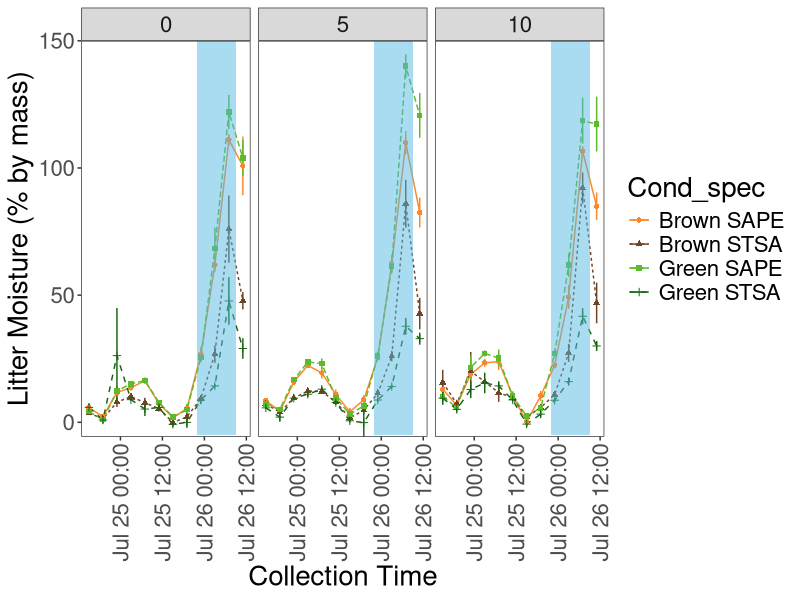

Generate this figure with R:
# Analysis of IRES Litter Microclimate Group data for microphase 1 experiment
# HThroop wrote script on August 2, 2022 
# HThroop made minor tweaks on Sept 20, 2022
# SSmamia rewrote script Sept 25, 2023

library(tidyverse)
library(scales)
library(here)

my_colors <- c("#fa882a","#6e4424","#5dba2b","#166610")

#import dataset
df_microphase1=read.csv(here("data", "microphase1.csv"),header=TRUE) #HT modified for "here"
df_microphase1$Rainfall <- factor(df_microphase1$Rainfall) 
# use 'as_datetime' from lubridate to change Datetime to POSIXct format
df_microphase1$Datetime <- as_datetime(df_microphase1$Datetime, format = "%m/%d/%y %H:%M", tz = "Africa/Johannesburg")

# calculate litter wet and dry masses
df_microphase1$LitterWetMass <- df_microphase1$Sample_mass - df_microphase1$SandMasswBag # sample wet mass at collection
df_microphase1$LitterDryMass <- df_microphase1$Drymasswbag - df_microphase1$D_bagMasswSand # sample dry mass at collection
# calculate sample dry mass (percent by mass) at collection
df_microphase1$LitterMoisture <- ((df_microphase1$LitterWetMass - df_microphase1$LitterDryMass) / df_microphase1$LitterDryMass) *100 
# divide into separate files for the two litter species
df_microphase1.SAPE <- filter(df_microphase1, Species == "SAPE")
df_microphase1.STSA <- filter(df_microphase1, Species == "STSA")

# calculate mean values for line graphs 
df_microphase1.means <- df_microphase1 |> 
  group_by(Cond_spec, Rainfall, Datetime) |> 
  summarise(LitterMoisture_mean=mean(LitterMoisture, na.rm=TRUE), n=n(), sd=sd(LitterMoisture, na.rm=TRUE), se=sd/sqrt(n))
df_microphase1.means$se<-as.numeric(df_microphase1.means$se)
df_microphase1.means$LitterMoisture_mean<-as.numeric(df_microphase1.means$LitterMoisture_mean)
df_microphase1.means


# Line graph of litter moisture by collection time, with blue rectangles for fog
# NOTE THAT FOG EVENTS NOT CURRENTLY SHOWING UP AT THE TIME SPECIFIED... hmmm...
p1 <- ggplot(df_microphase1.means, aes(x=Datetime, y=LitterMoisture_mean, color=Cond_spec)) + 
  aes(group=Cond_spec) +
  geom_errorbar(aes(ymin=LitterMoisture_mean-se, ymax=LitterMoisture_mean+se), width=0.1) +
  geom_line(aes(color=Cond_spec, linetype=Cond_spec)) +
  geom_point(aes(shape=Cond_spec)) +
 # annotate('rect', xmin=7, xmax=8.5, ymin=-5, ymax=150, alpha=.5, fill='#54b8e3') +
  annotate('rect', 
           xmin = as.POSIXct("2022-07-25 20:00:00"), 
           xmax = as.POSIXct("2022-07-26 07:00:00"),
           ymin = -5, ymax = 150, alpha = 0.5, fill = '#54b8e3') +
  xlab("Collection Time") + 
  ylab("Litter Moisture (% by mass)") +
  scale_color_manual(values = my_colors) +
  theme_bw() +
  theme(text = element_text(size = 20)) +
  theme(panel.grid.major = element_blank()) +
  theme(panel.grid.minor = element_blank()) +
  scale_y_continuous(expand=c(0,0)) +
  theme(axis.text.x = element_text(angle = 90, vjust = 0.5, hjust=1)) +
  facet_grid(~Rainfall) 
p1



